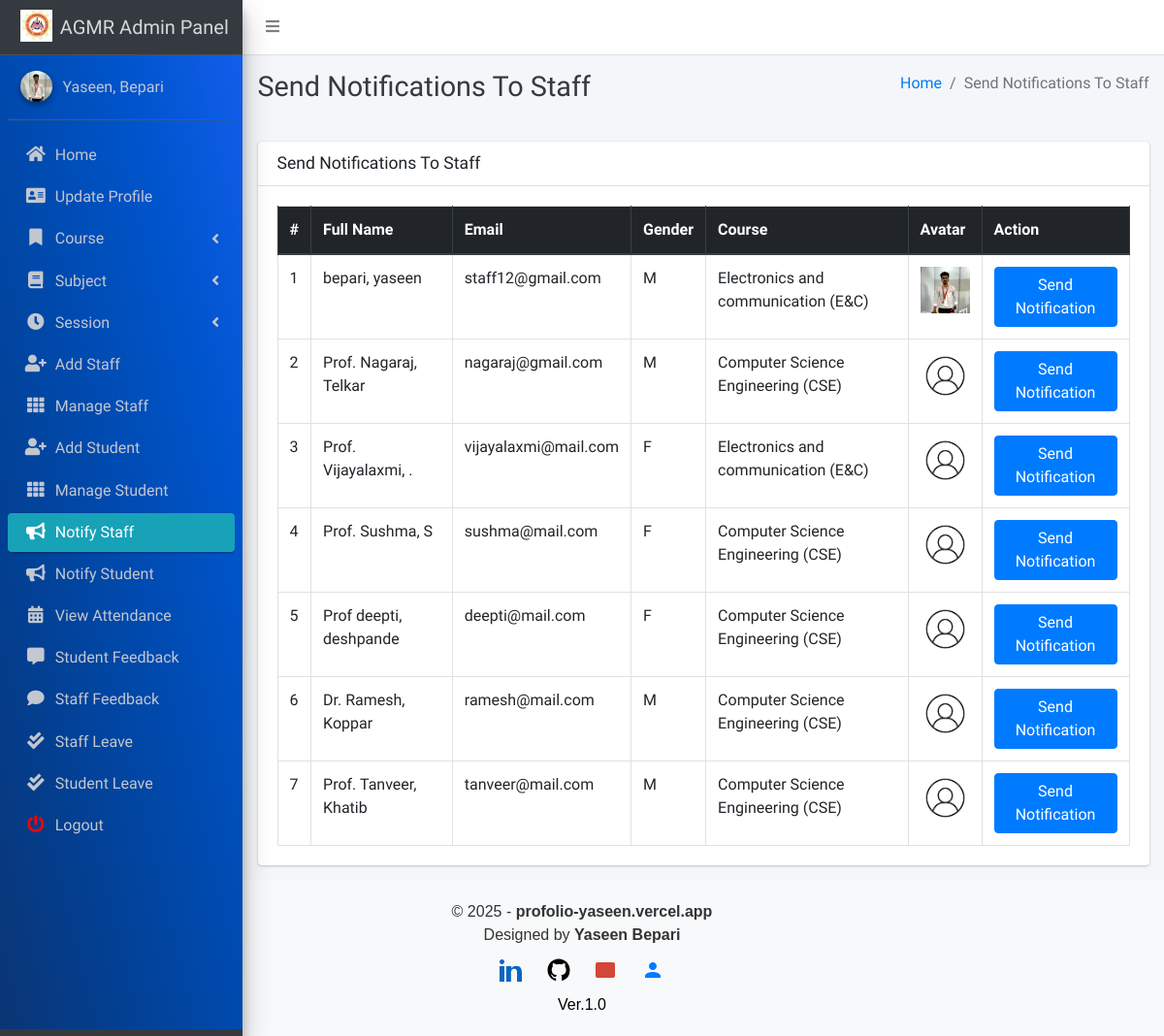
The page /admin_notify_staff (signed in) on the database its author committed.
### main_app/models.py (models this page shows, shortened)
class CustomUser(AbstractUser):
    USER_TYPE = ((1, "HOD"), (2, "Staff"), (3, "Student"))
    GENDER = [("M", "Male"), ("F", "Female")]
    username = None  # Removed username, using email instead
    email = models.EmailField(unique=True)
    user_type = models.CharField(default=1, choices=USER_TYPE, max_length=1)
    gender = models.CharField(max_length=1, choices=GENDER)
    profile_pic = models.ImageField()
    address = models.TextField()
    fcm_token = models.TextField(default="")  # For firebase notifications
    created_at = models.DateTimeField(auto_now_add=True)
    updated_at = models.DateTimeField(auto_now=True)
    USERNAME_FIELD = "email"
    REQUIRED_FIELDS = []
    objects = CustomUserManager()
    def __str__(self):
        return self.last_name + ", " + self.first_name

class Staff(models.Model):
    course = models.ForeignKey(Course, on_delete=models.DO_NOTHING, null=True, blank=False)
    admin = models.OneToOneField(CustomUser, on_delete=models.CASCADE)

class Course(models.Model):
    name = models.CharField(max_length=120)
    created_at = models.DateTimeField(auto_now_add=True)
    updated_at = models.DateTimeField(auto_now=True)

### main_app/hod_views.py (the view)
# urls.py: path("admin_notify_staff", hod_views.admin_notify_staff,
def admin_notify_staff(request):
    staff = CustomUser.objects.filter(user_type=2)
    context = {
        'page_title': "Send Notifications To Staff",
        'allStaff': staff
    }
    return render(request, "hod_template/staff_notification.html", context)

### main_app/templates/hod_template/staff_notification.html (shortened to what this page needs)
{% extends 'main_app/base.html' %}
{% load static %}
{% block page_title %}{{page_title}}{% endblock page_title %}
{% block content %}
<section class="content">
    <div class="container-fluid">
        <div class="row">
            <div class="col-md-12">
                <div class="card">
                    <div class="card-header">
                        <h3 class="card-title">{{page_title}}</h3>
                    </div>
                    <div class="card-body">
                        <table id="example2" class="table table-bordered table-hover">
                            <thead class="thead-dark">
                                <tr>
                                    <th>#</th>
                                    <th>Full Name</th>
                                    <th>Email</th>
                                    <th>Gender</th>
                                    <th>Course</th>
                                    <th>Avatar</th>
                                    <th>Action</th>
                                </tr>
                            </thead>
                            <tbody>
                                {% for staff in allStaff %}
                                <tr>
                                    <td>{{ forloop.counter }}</td>
                                    <td>{{staff.last_name}}, {{staff.first_name}}</td>
                                    <td>{{staff.email}}</td>
                                    <td>{{staff.gender}}</td>
                                    <td>{{staff.staff.course.name}}</td>
                                    <td>
                                        {% if staff.profile_pic == ""  %}
                                        No Image
                                        {% else %}
                                        <img class="img img-fluid mb-2" height="56" width="56"
                                            src="{{staff.profile_pic}}" alt="">
                                        {% endif %}
                                    </td>
                                    <td><button data-toggle = "modal" data-target = "#myModal"class="btn btn-primary show_notification" value="{{staff.id}}">Send Notification</button>
                                    </td>
                                </tr>
                                {% endfor %}
                            </tbody>
                        </table>
                    </div>
                </div>
            </div>
        </div>
    </div>
</section>
{% endblock content %}

### main_app/templates/main_app/sidebar_template.html (shortened to what this page needs)
{% load static %}
<aside class="main-sidebar sidebar-dark-info elevation-4">
    {% if request.user.user_type == '1' %}
    <a href="{% url 'admin_home' %}" class="brand-link">
        <img src="{% static 'dist/img/agm logo.jpg' %} " alt="AGMR LOGO"
            class="brand-image " >
        <span class="brand-text font-weight-light" >AGMR Admin Panel</span>
    </a>
    <div class="sidebar" style="background-image: linear-gradient(to right top, #0b3574, #033f91, #004aae, #0054cc, #125eeb);">
        <div class="user-panel mt-3 pb-3 mb-3 d-flex">
            <div class="image">
                <img src="{{ request.user.profile_pic}}" class="img-circle elevation-2" alt="User Image">
            </div>
            <div class="info">
                <a href="#" class="d-block">{{user}}</a>
            </div>
        </div>
        <nav class="mt-2">
            <ul class="nav nav-pills nav-sidebar flex-column" data-widget="treeview" role="menu" data-accordion="false">
                <li class="nav-item">
                    {% url 'admin_home' as admin_home %}
                    <a href="{{admin_home}}" class="nav-link {% if admin_home == request.path %} active {% endif %}">
                        <i class="nav-icon fas fa-home"></i>
                        <p>
                            Home
                        </p>
                    </a>
                </li>
                <li class="nav-item">
                    {% url 'admin_view_profile' as admin_view_profile %}
                    <a href="{{admin_view_profile}}"
                        class="nav-link {% if admin_view_profile == request.path %} active {% endif %}">
                        <i class="nav-icon fas fa-address-card"></i>
                        <p>
                            Update Profile
                        </p>
                    </a>
                </li>
                <li class="nav-item has-treeview">
                    <a href="#" class="nav-link" >
                        <i class="nav-icon fas fa-bookmark"></i>
                        <p>
                            Course
                            <i class="fas fa-angle-left right"></i>
                        </p>
                    </a>
                </li>
                <li class="nav-item has-treeview">
                    <a href="#" class="nav-link">
                        <i class="nav-icon fas fa-book"></i>
                        <p>
                            Subject
                            <i class="fas fa-angle-left right"></i>
                        </p>
                    </a>
                </li>
                <li class="nav-item has-treeview">
                    <a href="#" class="nav-link">
                        <i  class="nav-icon fas fa-clock"></i>
                        <p>
                            Session
                            <i class="fas fa-angle-left right"></i>
                        </p>
                    </a>
                </li>
                <li class="nav-item">
                    {% url 'add_staff' as add_staff %}
                    <a href="{{add_staff}}" class="nav-link {% if add_staff == request.path %} active {% endif %}">
                        <i class="nav-icon fas fa-user-plus"></i>
                        <p>
                            Add Staff
                        </p>
                    </a>
                </li>
                <li class="nav-item">
                    {% url 'manage_staff' as manage_staff %}
                    {% url 'edit_staff' staff_id as edit_staff %}
                    <a href="{{manage_staff}}"
                        class="nav-link {% if manage_staff == request.path or request.path == edit_staff %} active {% endif %}">
                        <i class="nav-icon fas fa-th"></i>
                        <p>
                            Manage Staff
                        </p>
                    </a>
                </li>
                <li class="nav-item">
                    {% url 'add_student' as add_student%}
                    <a href="{{add_student}}" class="nav-link  {% if add_student == request.path %} active {% endif %}">
                        <i class="nav-icon fas fa-user-plus"></i>
                        <p>
                            Add Student
                        </p>
                    </a>
                </li>
                <li class="nav-item">
                    {% url 'manage_student' as manage_student %}
                    {% url 'edit_student' student_id as edit_student %}
                    <a href="{{manage_student}}"
                        class="nav-link  {% if edit_student == request.path or manage_student == request.path %} active {% endif %}">
                        <i class="nav-icon fas fa-th"></i>
                        <p>
                            Manage Student
                        </p>
                    </a>
                </li>
                <li class="nav-item">
                    {% url 'admin_notify_staff' as admin_notify_staff %}
                    <a href="{{admin_notify_staff}}"
                        class="nav-link {% if admin_notify_staff == request.path %} active {% endif %}">
                        <i class="nav-icon fas fa-bullhorn"></i>
                        <p>
                            Notify Staff
                        </p>
                    </a>
                </li>
                <li class="nav-item">
                    {% url 'admin_notify_student' as admin_notify_student %}
                    <a href="{{admin_notify_student}}"
                        class="nav-link {% if admin_notify_student == request.path %} active {% endif %}">
                        <i class="nav-icon fas fa-bullhorn"></i>
                        <p>
                            Notify Student
                        </p>
                    </a>
                </li>
                <li class="nav-item">
                    {% url 'admin_view_attendance' as admin_view_attendance %}
                <li class="nav-item">
                    <a href="{{admin_view_attendance}}"
                        class="nav-link  {% if admin_view_attendance == request.path %} active {% endif %}">
                        <i class="nav-icon fas fa-calendar-alt"></i>
                        <p>
                            View Attendance
                        </p>
                    </a>
                </li>
                <li class="nav-item">
                    {% url 'student_feedback_message' as student_feedback_message %}
                    <a href="{{ student_feedback_message }}"
                        class="nav-link  {% if student_feedback_message == request.path %} active {% endif %}">
                        <i class="nav-icon fas fa-comment-alt"></i>
                        <p>
                            Student Feedback
                        </p>
                    </a>
                </li>
                <li class="nav-item">
                    {% url 'staff_feedback_message' as staff_feedback_message %}
                    <a href="{{staff_feedback_message}}"
                        class="nav-link   {% if staff_feedback_message == request.path %} active {% endif %}">
                        <i  class="nav-icon fas fa-comment"></i>
                        <p>
                            Staff Feedback
                        </p>
                    </a>
                </li>
                <li class="nav-item">
                    {% url 'view_staff_leave' as view_staff_leave %}
                    <a href="{{view_staff_leave}}"
                        class="nav-link  {% if view_staff_leave == request.path %} active {% endif %}">
                        <i  class="nav-icon fas fa-check-double"></i>
                        <p>
                            Staff Leave
                        </p>
                    </a>
                </li>
                <li class="nav-item">
                    {% url 'view_student_leave' as view_student_leave %}
                    <a href="{% url 'view_student_leave' %}"
                        class="nav-link  {% if view_student_leave == request.path %} active {% endif %}">
                        <i  class="nav-icon fas fa-check-double"></i>
                        <p>
                            Student Leave
                        </p>
                    </a>
                </li>
                                        {% endif %}
                                        <li class="nav-item">
                                            <a href="{% url 'user_logout' %}"
                                                onclick="return confirm('Your session would be terminated.\n\nProceed?')"
                                                class="nav-link">
                                                <i  style="color: #ff0000"  class="nav-icon fas fa-power-off"></i>
                                                <p>
                                                    Logout
                                                </p>
                                            </a>
                                        </li>
                                    </ul>
                                </nav>
                            </div>
</aside>

### rows shown on the page
CustomUser: last_name+first_name "Yaseen, Bepari"
CustomUser: last_name "bepari", first_name "yaseen", email "staff12@gmail.com", gender "M", staff.course.name "Electronics and communication (E&C)", shows a picture
CustomUser: last_name "Prof. Nagaraj", first_name "Telkar", email "nagaraj@gmail.com", gender "M", staff.course.name "Computer Science Engineering (CSE)", profile_pic (picture)
CustomUser: last_name "Prof. Vijayalaxmi", first_name ".", email "vijayalaxmi@mail.com", gender "F", staff.course.name "Electronics and communication (E&C)", profile_pic (picture)
CustomUser: last_name "Prof. Sushma", first_name "S", email "sushma@mail.com", gender "F", staff.course.name "Computer Science Engineering (CSE)", profile_pic (picture)
CustomUser: last_name "Prof deepti", first_name "deshpande", email "deepti@mail.com", gender "F", staff.course.name "Computer Science Engineering (CSE)", profile_pic (picture)
CustomUser: last_name "Dr. Ramesh", first_name "Koppar", email "ramesh@mail.com", gender "M", staff.course.name "Computer Science Engineering (CSE)", profile_pic (picture)
CustomUser: last_name "Prof. Tanveer", first_name "Khatib", email "tanveer@mail.com", gender "M", staff.course.name "Computer Science Engineering (CSE)", profile_pic (picture)

### other values the page prints
{{ page_title }} "Send Notifications To Staff"
